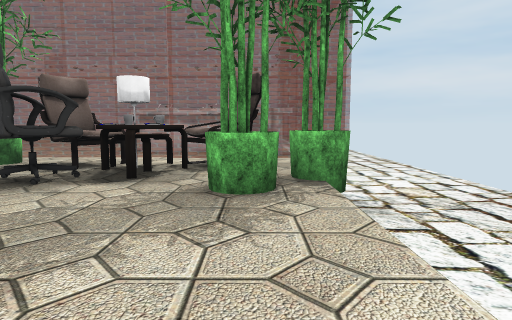
view 1 (above)

16 first-person views from a walk through a 3-D level made in the Unity game engine. The camera is 1.2 m above the floor, tilts 6° down and sees 75° across. Doors are open. The floor is counted in squares, 2 m on a side. Each view is taken from the middle of a square. On the plan, view 1 faces up. The plan holds only what a view shows up to about 10 squares ahead; the rest is blank. The place goes on beyond the plan. The player is left out. Some animated figures are not drawn. Some surface patterns are stand-ins.

view 2
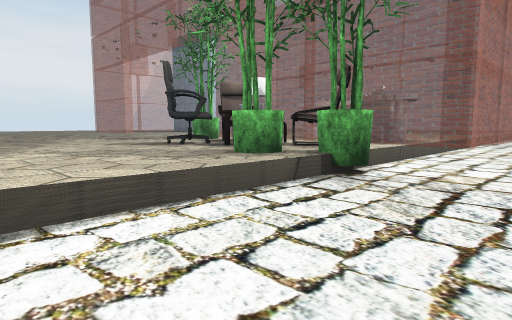

view 3
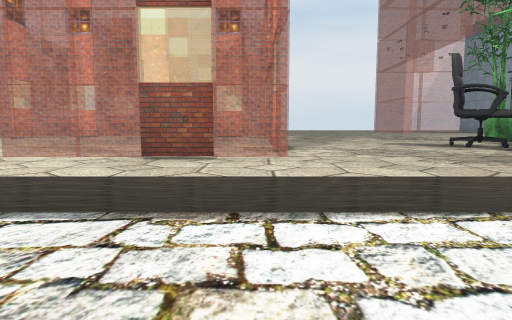

view 4
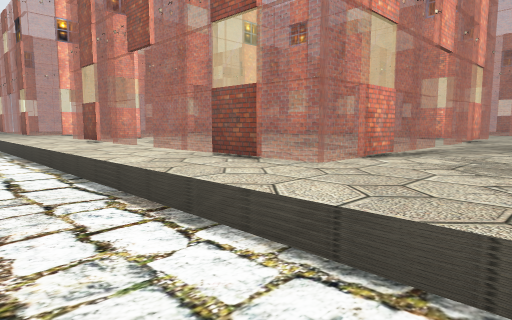

view 5
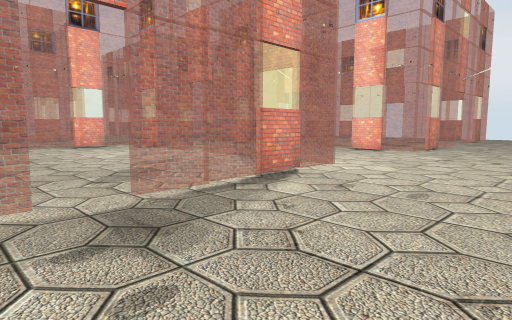

view 6
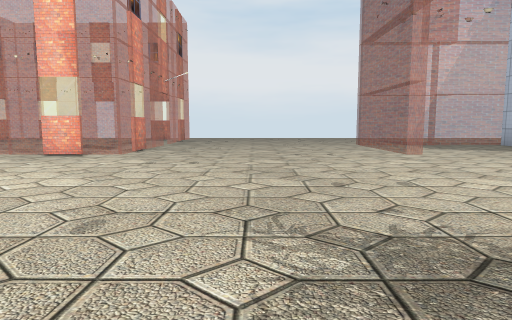

view 7
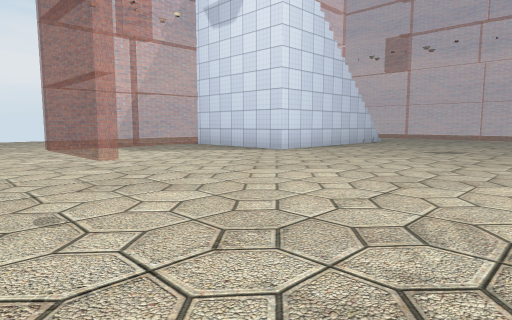

view 8
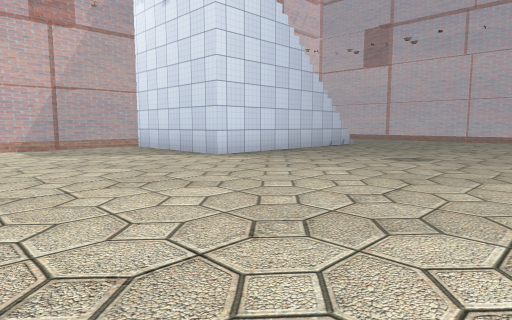

view 9
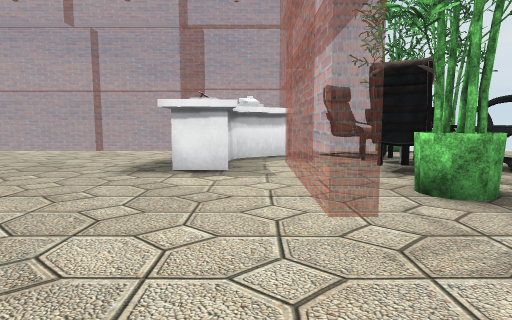

view 10
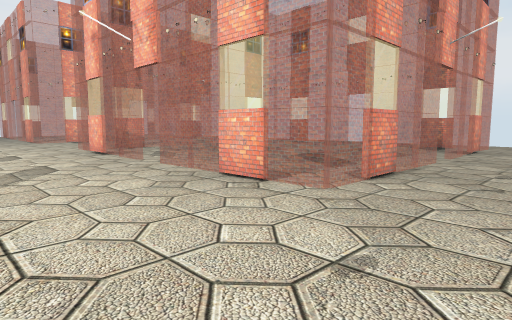

view 11
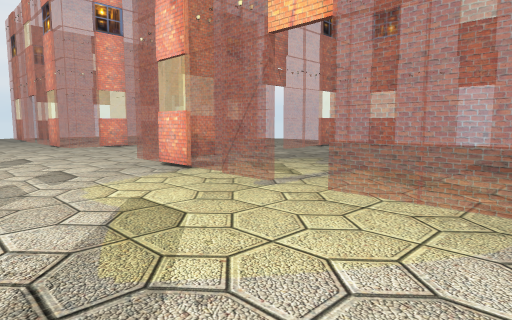

view 12
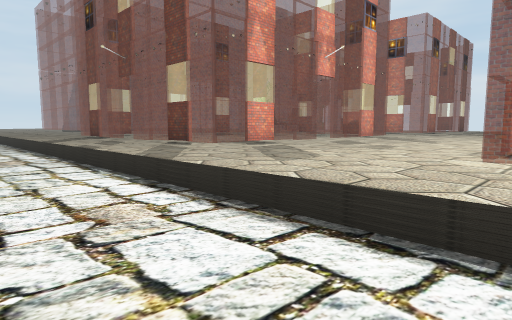

view 13
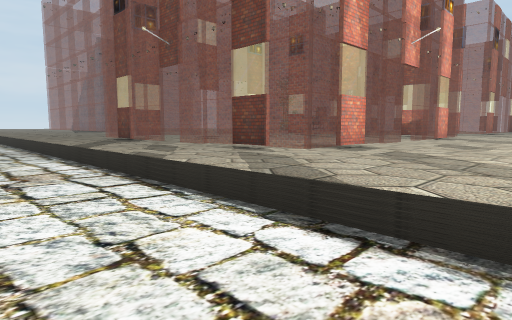

view 14
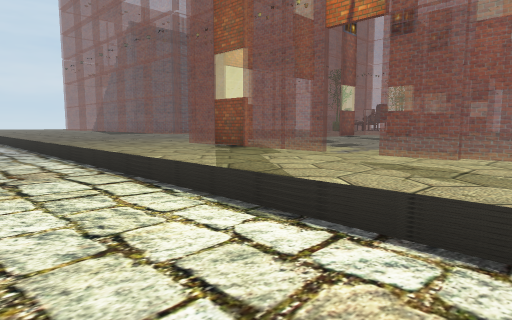

view 15
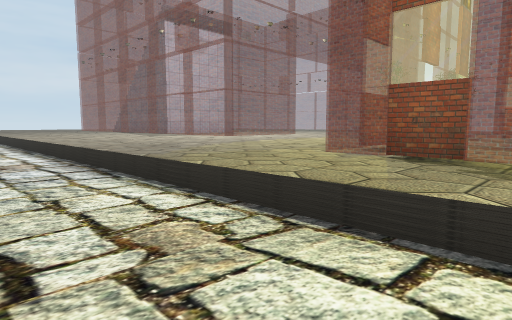

view 16
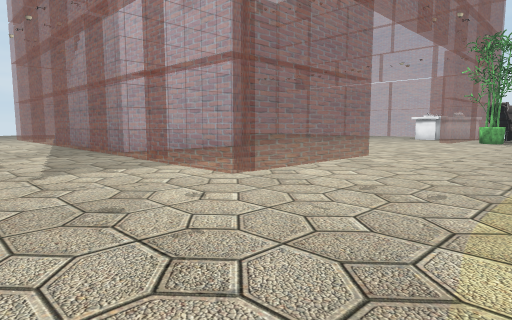

### Floor plan
Key: @ floor where view 1 was taken; # wall or solid block; . main floor; - floor 0.5 m lower than the main floor; / step, stairs or slope; D open door; = window, fence, low wall or low ledge; O other object.
Columns run from 21 left of view 1 to 3 right of it. Each row starts with its distance up from view 1.
 17              ..
 16             ....
 15            .....
 14       .=   .....
 13      ..=   .....      =
 12      ..    .....    ..=
 11      ..    .....   ...=
 10      ..= /#...........=
  9   /. ..=..............=--
  8  -/....=...........OO.=--
  7  -/....=............#O=--
  6  -/....====......======--
  5  -/..............OOOOO/--
  4  -/...............OOO.O--
  3  -/..................O/--
  2 --/.................../--
  1 --/.................../--
  0 --/.O=ODO=O...O= DOO @/--
 -1 --/.=.....=...=.....#./-
 -2 --/.O.....O...O.....O./-
 -3 --/.D.....D...D.....DD/
 -4 --/.O.....O... .....O./
 -5 --/.O.....O... .....O./
 -6 --/.OOODOO ... =OD   ./
 -7 --/..........  ......./
 -8 --/..........  ..   ../
 -9 --/..........       ..
-10 --/. = D =O..
-11 --/.       ..

Where each view was taken, in squares from view 1:
view 1: 0 up, 0 right, facing up
view 2: 0 up, 3 right, facing up-left
view 3: 0 up, 3 right, facing left
view 4: 2 up, 2 right, facing down-left
view 5: 3 up, 3 left, facing down-left
view 6: 3 up, 4 left, facing left
view 7: 4 up, 5 left, facing up-left
view 8: 6 up, 5 left, facing up-left
view 9: 7 up, 7 left, facing right
view 10: 2 up, 8 left, facing down-left
view 11: 1 down, 8 left, facing down-left
view 12: 11 down, 21 left, facing up-right
view 13: 9 down, 21 left, facing up-right
view 14: 5 down, 21 left, facing up-right
view 15: 2 down, 21 left, facing up-right
view 16: 3 up, 17 left, facing up-right
